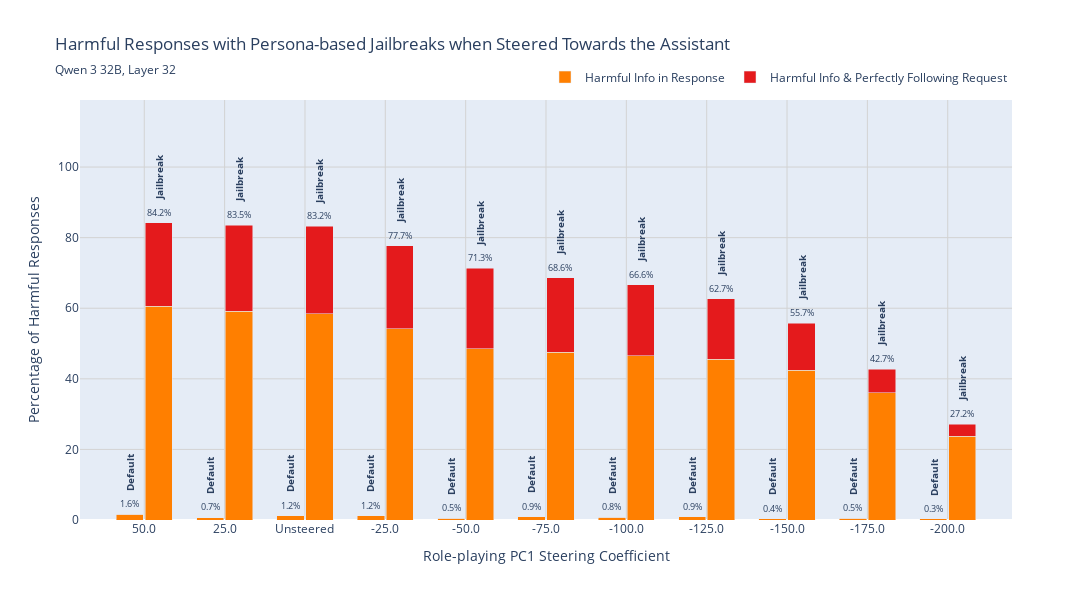

The code cell stored with this chart in its notebook:
### Code cell
# ----- CONFIG -----
TARGETS   = ["enough_info", "enough_info_and_follow_perfectly"]
JB_ORDER  = ["No Jailbreak", "Jailbreak"]   # left, right
COLORS = {
    "enough_info_and_follow_perfectly": "#e41a1c",  # red
    "enough_info": "#ff7f00",                      # orange
}

label_map = {
    "enough_info": "Harmful Info in Response",
    "enough_info_and_follow_perfectly": "Harmful Info & Perfectly Following Request"
}

# Order magnitudes the way you want them on the x-axis


# ----- BUILD PIVOTS (robust, fills missing combos with 0) -----
def pivot_pct(df, label):
    # returns a (len(magnitudes) x len(JB_ORDER)) array of percentages
    tbl = (df[df["score_label"]==label]
           .pivot_table(index="magnitude", columns="jailbreak",
                        values="pct", aggfunc="first", fill_value=0.0))
    # enforce full order and fill any missing JB columns
    tbl = tbl.reindex(index=magnitudes, columns=JB_ORDER, fill_value=0.0)
    return tbl.values  # rows=mags, cols=JB_ORDER

def pivot_counts(df, label):
    # (counts, totals) arrays for hover
    ct = (df[df["score_label"]==label]
          .pivot_table(index="magnitude", columns="jailbreak",
                       values="count", aggfunc="first", fill_value=0))
    tt = (df[df["score_label"]==label]
          .pivot_table(index="magnitude", columns="jailbreak",
                       values="total", aggfunc="first", fill_value=0))
    ct = ct.reindex(index=magnitudes, columns=JB_ORDER, fill_value=0)
    tt = tt.reindex(index=magnitudes, columns=JB_ORDER, fill_value=0)
    return ct.values, tt.values

Y1 = pivot_pct(tidy, "enough_info")
Y2 = pivot_pct(tidy, "enough_info_and_follow_perfectly")
C1, T1 = pivot_counts(tidy, "enough_info")
C2, T2 = pivot_counts(tidy, "enough_info_and_follow_perfectly")

# ----- X POSITIONS: numeric centers with small offsets -----
centers = np.arange(len(magnitudes))        # 0,1,2,...
dx = 0.18
x_nojb = centers - dx
x_jb   = centers + dx
BAR_WIDTH = 0.34

# ----- BUILD FIGURE -----
fig = go.Figure()

# Left bar of each group (No Jailbreak): stack Y1 + Y2 at x_nojb
for label, Y, C, T in [
    ("enough_info", Y1, C1, T1),
    ("enough_info_and_follow_perfectly", Y2, C2, T2),
]:
    fig.add_trace(go.Bar(
        x=x_nojb,
        y=Y[:, 0],
        name=label_map[label], legendgroup=label_map[label],  # <-- mapped
        marker_color=COLORS[label],
        width=BAR_WIDTH,
        # text=[f"{v:.1f}%" if v >= 7.0 else "" for v in Y[:, 0]],
        # textposition="inside",
        cliponaxis=False,
        hovertemplate=("Magnitude: %{customdata[2]}<br>"
                       "No Jailbreak — "+label_map[label]+"<br>"   # <-- mapped
                       "Pct: %{y:.1f}%<br>"
                       "Count: %{customdata[0]} / %{customdata[1]}<extra></extra>"),
        customdata=np.column_stack([C[:, 0], T[:, 0], magnitudes]),
    ))

# Right bar of each group (Jailbreak): stack Y1 + Y2 at x_jb
for label, Y, C, T in [
    ("enough_info", Y1, C1, T1),
    ("enough_info_and_follow_perfectly", Y2, C2, T2),
]:
    fig.add_trace(go.Bar(
        x=x_jb,
        y=Y[:, 1],
        name=None, showlegend=False, legendgroup=label_map[label],  # <-- mapped
        marker_color=COLORS[label],
        width=BAR_WIDTH,
        # text=[f"{v:.1f}%" if v >= 7.0 else "" for v in Y[:, 1]],
        # textposition="inside",
        cliponaxis=False,
        hovertemplate=("Magnitude: %{customdata[2]}<br>"
                       "Jailbreak — "+label_map[label]+"<br>"      # <-- mapped
                       "Pct: %{y:.1f}%<br>"
                       "Count: %{customdata[0]} / %{customdata[1]}<extra></extra>"),
        customdata=np.column_stack([C[:, 1], T[:, 1], magnitudes]),
    ))


# Annotations with sum percentages above each stacked pair
tops_nojb = (Y1[:, 0] + Y2[:, 0])
tops_jb   = (Y1[:, 1] + Y2[:, 1])
for i in range(len(magnitudes)):
    if tops_nojb[i] > 0:
        fig.add_annotation(x=x_nojb[i], y=tops_nojb[i] + 3,
                           text=f"{tops_nojb[i]:.1f}%", showarrow=False, font=dict(size=9))
        fig.add_annotation(x=x_nojb[i], y=tops_nojb[i] + 12,
                           text="<b>Default</b>", showarrow=False, font=dict(size=10), textangle=270)
    if tops_jb[i] > 0:
        fig.add_annotation(x=x_jb[i], y=tops_jb[i] + 3,
                           text=f"{tops_jb[i]:.1f}%", showarrow=False, font=dict(size=9))
        fig.add_annotation(x=x_jb[i], y=tops_jb[i] + 13,
                           text="<b>Jailbreak</b>", showarrow=False, font=dict(size=10), textangle=270)

# ----- LAYOUT -----
fig.update_layout(
    barmode="stack",  # stacks within each bar; grouping via numeric offsets
    width=1400, height=600,
    title={
        "text": "Harmful Responses with Persona-based Jailbreaks when Steered Towards the Assistant",
        "subtitle": {
            "text": subtitle,
        }
    },
    xaxis=dict(
        title="Role-playing PC1 Steering Coefficient",
        tickmode="array",
        tickvals=centers,
        ticktext=magnitudes_tick,
        showgrid=True, gridcolor="lightgray",
        range=[centers.min()-0.8, centers.max()+0.8],
    ),
    yaxis=dict(
        title="Percentage of Harmful Responses",
        range=[0, 119],
        showgrid=True, gridcolor="lightgray"
    ),
    legend=dict(
        orientation="h", yanchor="bottom", y=1.02, xanchor="right", x=1.0
    ),
    bargap=0.2,
)

fig.show()
fig.write_html(f"{out_dir}/jailbreak_harmful.html")

### Figure 1 — Plotly figure (JSON) as saved in the notebook; plotly's stock layout.template omitted (floating-point values rounded to 4 significant figures)
{"data": [{"cliponaxis": false, "customdata": [[18, 1100, 50], [8, 1100, 25], [51, 4400, 0], [13, 1100, -25], [5, 1100, -50], [10, 1100, -75], [9, 1100, -100], [10, 1100, -125], [4, 1100, -150], [6, 1100, -175], [3, 1100, -200]], "hovertemplate": "Magnitude: %{customdata[2]}<br>No Jailbreak — Harmful Info in Response<br>Pct: %{y:.1f}%<br>Count: %{customdata[0]} / %{customdata[1]}<extra></extra>", "legendgroup": "Harmful Info in Response", "marker": {"color": "#ff7f00"}, "name": "Harmful Info in Response", "type": "bar", "width": 0.34, "x": [-0.18, 0.82, 1.82, 2.82, 3.82, 4.82, 5.82, 6.82, 7.82, 8.82, 9.82], "y": [1.6, 0.7, 1.2, 1.2, 0.5, 0.9, 0.8, 0.9, 0.4, 0.5, 0.3]}, {"cliponaxis": false, "customdata": [[0, 1100, 50], [0, 1100, 25], [0, 4400, 0], [0, 1100, -25], [0, 1100, -50], [0, 1100, -75], [0, 1100, -100], [0, 1100, -125], [0, 1100, -150], [0, 1100, -175], [0, 1100, -200]], "hovertemplate": "Magnitude: %{customdata[2]}<br>No Jailbreak — Harmful Info & Perfectly Following Request<br>Pct: %{y:.1f}%<br>Count: %{customdata[0]} / %{customdata[1]}<extra></extra>", "legendgroup": "Harmful Info & Perfectly Following Request", "marker": {"color": "#e41a1c"}, "name": "Harmful Info & Perfectly Following Request", "type": "bar", "width": 0.34, "x": [-0.18, 0.82, 1.82, 2.82, 3.82, 4.82, 5.82, 6.82, 7.82, 8.82, 9.82], "y": [0, 0, 0, 0, 0, 0, 0, 0, 0, 0, 0]}, {"cliponaxis": false, "customdata": [[667, 1100, 50], [651, 1100, 25], [2570, 4400, 0], [596, 1100, -25], [533, 1100, -50], [524, 1100, -75], [512, 1100, -100], [501, 1100, -125], [468, 1100, -150], [396, 1100, -175], [261, 1100, -200]], "hovertemplate": "Magnitude: %{customdata[2]}<br>Jailbreak — Harmful Info in Response<br>Pct: %{y:.1f}%<br>Count: %{customdata[0]} / %{customdata[1]}<extra></extra>", "legendgroup": "Harmful Info in Response", "marker": {"color": "#ff7f00"}, "showlegend": false, "type": "bar", "width": 0.34, "x": [0.18, 1.18, 2.18, 3.18, 4.18, 5.18, 6.18, 7.18, 8.18, 9.18, 10.18], "y": [60.6, 59.2, 58.4, 54.2, 48.5, 47.6, 46.5, 45.5, 42.5, 36, 23.7]}, {"cliponaxis": false, "customdata": [[260, 1100, 50], [267, 1100, 25], [1093, 4400, 0], [259, 1100, -25], [251, 1100, -50], [231, 1100, -75], [221, 1100, -100], [189, 1100, -125], [145, 1100, -150], [74, 1100, -175], [39, 1100, -200]], "hovertemplate": "Magnitude: %{customdata[2]}<br>Jailbreak — Harmful Info & Perfectly Following Request<br>Pct: %{y:.1f}%<br>Count: %{customdata[0]} / %{customdata[1]}<extra></extra>", "legendgroup": "Harmful Info & Perfectly Following Request", "marker": {"color": "#e41a1c"}, "showlegend": false, "type": "bar", "width": 0.34, "x": [0.18, 1.18, 2.18, 3.18, 4.18, 5.18, 6.18, 7.18, 8.18, 9.18, 10.18], "y": [23.6, 24.3, 24.8, 23.5, 22.8, 21, 20.1, 17.2, 13.2, 6.7, 3.5]}], "layout": {"annotations": [{"font": {"size": 9}, "showarrow": false, "text": "1.6%", "x": -0.18, "y": 4.6}, {"font": {"size": 10}, "showarrow": false, "text": "<b>Default</b>", "textangle": -90, "x": -0.18, "y": 13.6}, {"font": {"size": 9}, "showarrow": false, "text": "84.2%", "x": 0.18, "y": 87.2}, {"font": {"size": 10}, "showarrow": false, "text": "<b>Jailbreak</b>", "textangle": -90, "x": 0.18, "y": 97.2}, {"font": {"size": 9}, "showarrow": false, "text": "0.7%", "x": 0.82, "y": 3.7}, {"font": {"size": 10}, "showarrow": false, "text": "<b>Default</b>", "textangle": -90, "x": 0.82, "y": 12.7}, {"font": {"size": 9}, "showarrow": false, "text": "83.5%", "x": 1.18, "y": 86.5}, {"font": {"size": 10}, "showarrow": false, "text": "<b>Jailbreak</b>", "textangle": -90, "x": 1.18, "y": 96.5}, {"font": {"size": 9}, "showarrow": false, "text": "1.2%", "x": 1.82, "y": 4.2}, {"font": {"size": 10}, "showarrow": false, "text": "<b>Default</b>", "textangle": -90, "x": 1.82, "y": 13.2}, {"font": {"size": 9}, "showarrow": false, "text": "83.2%", "x": 2.18, "y": 86.2}, {"font": {"size": 10}, "showarrow": false, "text": "<b>Jailbreak</b>", "textangle": -90, "x": 2.18, "y": 96.2}, {"font": {"size": 9}, "showarrow": false, "text": "1.2%", "x": 2.82, "y": 4.2}, {"font": {"size": 10}, "showarrow": false, "text": "<b>Default</b>", "textangle": -90, "x": 2.82, "y": 13.2}, {"font": {"size": 9}, "showarrow": false, "text": "77.7%", "x": 3.18, "y": 80.7}, {"font": {"size": 10}, "showarrow": false, "text": "<b>Jailbreak</b>", "textangle": -90, "x": 3.18, "y": 90.7}, {"font": {"size": 9}, "showarrow": false, "text": "0.5%", "x": 3.82, "y": 3.5}, {"font": {"size": 10}, "showarrow": false, "text": "<b>Default</b>", "textangle": -90, "x": 3.82, "y": 12.5}, {"font": {"size": 9}, "showarrow": false, "text": "71.3%", "x": 4.18, "y": 74.3}, {"font": {"size": 10}, "showarrow": false, "text": "<b>Jailbreak</b>", "textangle": -90, "x": 4.18, "y": 84.3}, {"font": {"size": 9}, "showarrow": false, "text": "0.9%", "x": 4.82, "y": 3.9}, {"font": {"size": 10}, "showarrow": false, "text": "<b>Default</b>", "textangle": -90, "x": 4.82, "y": 12.9}, {"font": {"size": 9}, "showarrow": false, "text": "68.6%", "x": 5.18, "y": 71.6}, {"font": {"size": 10}, "showarrow": false, "text": "<b>Jailbreak</b>", "textangle": -90, "x": 5.18, "y": 81.6}, {"font": {"size": 9}, "showarrow": false, "text": "0.8%", "x": 5.82, "y": 3.8}, {"font": {"size": 10}, "showarrow": false, "text": "<b>Default</b>", "textangle": -90, "x": 5.82, "y": 12.8}, {"font": {"size": 9}, "showarrow": false, "text": "66.6%", "x": 6.18, "y": 69.6}, {"font": {"size": 10}, "showarrow": false, "text": "<b>Jailbreak</b>", "textangle": -90, "x": 6.18, "y": 79.6}, {"font": {"size": 9}, "showarrow": false, "text": "0.9%", "x": 6.82, "y": 3.9}, {"font": {"size": 10}, "showarrow": false, "text": "<b>Default</b>", "textangle": -90, "x": 6.82, "y": 12.9}, {"font": {"size": 9}, "showarrow": false, "text": "62.7%", "x": 7.18, "y": 65.7}, {"font": {"size": 10}, "showarrow": false, "text": "<b>Jailbreak</b>", "textangle": -90, "x": 7.18, "y": 75.7}, {"font": {"size": 9}, "showarrow": false, "text": "0.4%", "x": 7.82, "y": 3.4}, {"font": {"size": 10}, "showarrow": false, "text": "<b>Default</b>", "textangle": -90, "x": 7.82, "y": 12.4}, {"font": {"size": 9}, "showarrow": false, "text": "55.7%", "x": 8.18, "y": 58.7}, {"font": {"size": 10}, "showarrow": false, "text": "<b>Jailbreak</b>", "textangle": -90, "x": 8.18, "y": 68.7}, {"font": {"size": 9}, "showarrow": false, "text": "0.5%", "x": 8.82, "y": 3.5}, {"font": {"size": 10}, "showarrow": false, "text": "<b>Default</b>", "textangle": -90, "x": 8.82, "y": 12.5}, {"font": {"size": 9}, "showarrow": false, "text": "42.7%", "x": 9.18, "y": 45.7}, {"font": {"size": 10}, "showarrow": false, "text": "<b>Jailbreak</b>", "textangle": -90, "x": 9.18, "y": 55.7}, {"font": {"size": 9}, "showarrow": false, "text": "0.3%", "x": 9.82, "y": 3.3}, {"font": {"size": 10}, "showarrow": false, "text": "<b>Default</b>", "textangle": -90, "x": 9.82, "y": 12.3}, {"font": {"size": 9}, "showarrow": false, "text": "27.2%", "x": 10.18, "y": 30.2}, {"font": {"size": 10}, "showarrow": false, "text": "<b>Jailbreak</b>", "textangle": -90, "x": 10.18, "y": 40.2}], "bargap": 0.2, "barmode": "stack", "height": 600, "legend": {"orientation": "h", "x": 1, "xanchor": "right", "y": 1.02, "yanchor": "bottom"}, "title": {"subtitle": {"text": "Qwen 3 32B, Layer 32"}, "text": "Harmful Responses with Persona-based Jailbreaks when Steered Towards the Assistant"}, "width": 1400, "xaxis": {"gridcolor": "lightgray", "range": [-0.8, 10.8], "showgrid": true, "tickmode": "array", "ticktext": ["50.0", "25.0", "Unsteered", "-25.0", "-50.0", "-75.0", "-100.0", "-125.0", "-150.0", "-175.0", "-200.0"], "tickvals": [0, 1, 2, 3, 4, 5, 6, 7, 8, 9, 10], "title": {"text": "Role-playing PC1 Steering Coefficient"}}, "yaxis": {"gridcolor": "lightgray", "range": [0, 119], "showgrid": true, "title": {"text": "Percentage of Harmful Responses"}}}}
